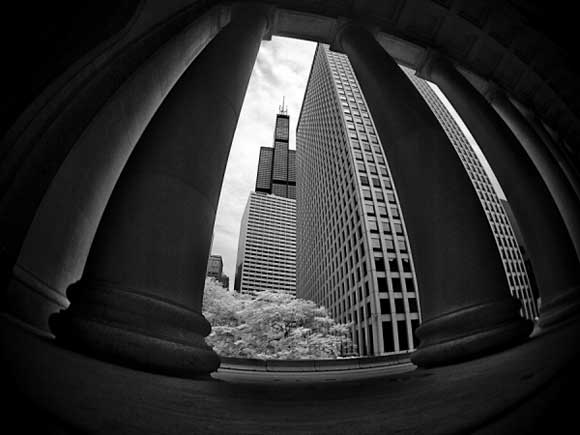
%> input picture practica_0/columnas.jpg, 580 x 435 px
$ octave ecualizacion_imagenBordes.m   (GNU Octave 9; MATLAB toolbox functions it lacks are replaced by stand-ins)
%> lines starting %> are read from the running program, lines starting %| are printed output that depends on the picture
I = imread('columnas.jpg'); % Leer la imagen original
%> I is the input picture: size 435x580x3 uint8; min 0, max 255, mean 46.6
I = rgb2gray(I); % Convertir la imagen a escala de grises
%> I: size 435x580 uint8
I = histeq(I); % Ecualizar el histograma de la imagen
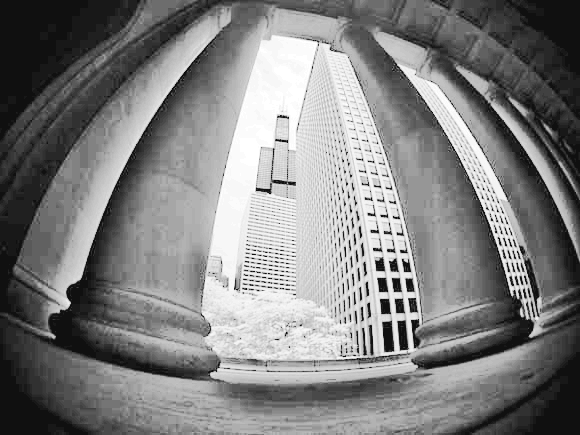
%> I: size 435x580 uint8; min 16, max 255, mean 128
imshow(I); % Mostrar la imagen ecualizada

B = edge(I, 'canny'); % Detectar bordes usando el operador Canny
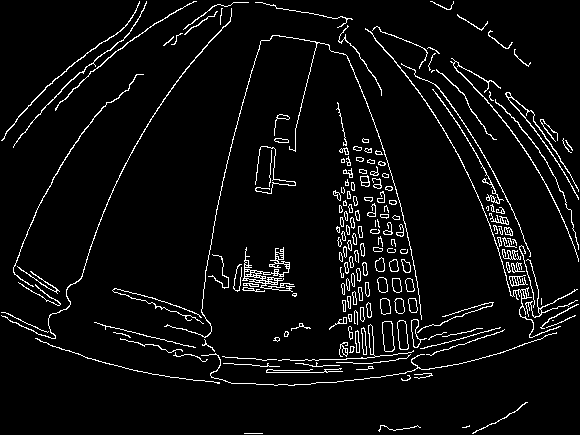
%> B: size 435x580 logical; 5.2% white in thin lines or dots
figure;
imshow(B); % Mostrar los bordes detectados

R = double(I)/255 + 0.1 * double(B); % Combinar la imagen ecualizada con los bordes detectados
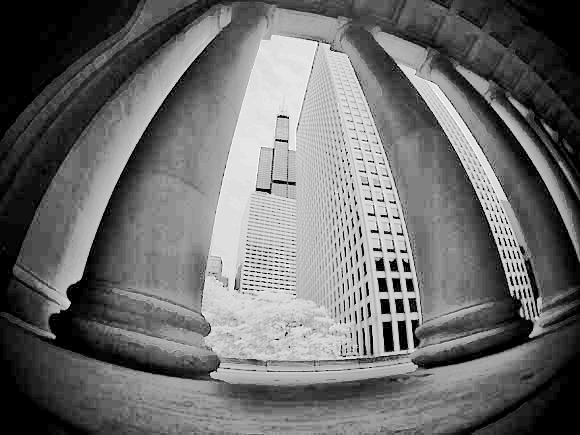
%> R: size 435x580 double; min 0.0627, max 1.1, mean 0.507; drawn with min black and max white
figure;
imshow(R); % Mostrar la imagen resultante

$ run again, with practica_0/Colores.jpg copied over practica_0/columnas.jpg
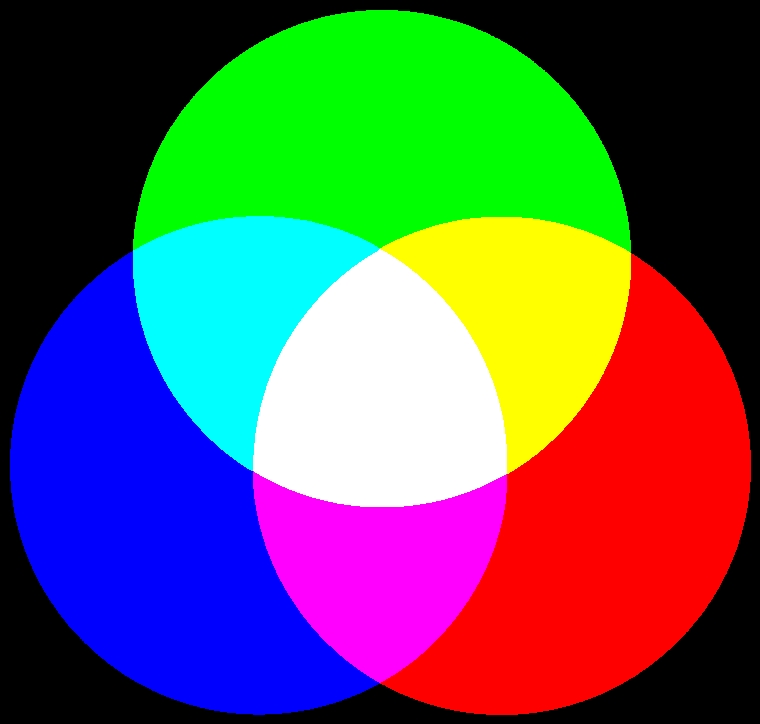
%> input picture practica_0/Colores.jpg, 760 x 724 px
%> I is the input picture: size 724x760x3 uint8; mean R, G, B 90.2, 90.3, 90.3
%> `B = edge(I, 'canny');`:
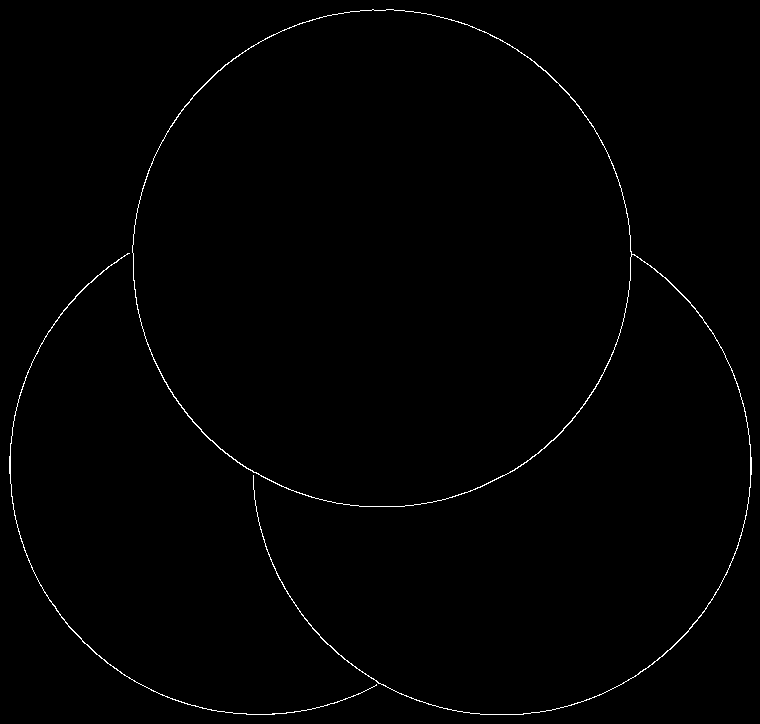
%> B: size 724x760 logical; 0.7% white in thin lines or dots
%> `R = double(I)/255 + 0.1 * double(B);`:
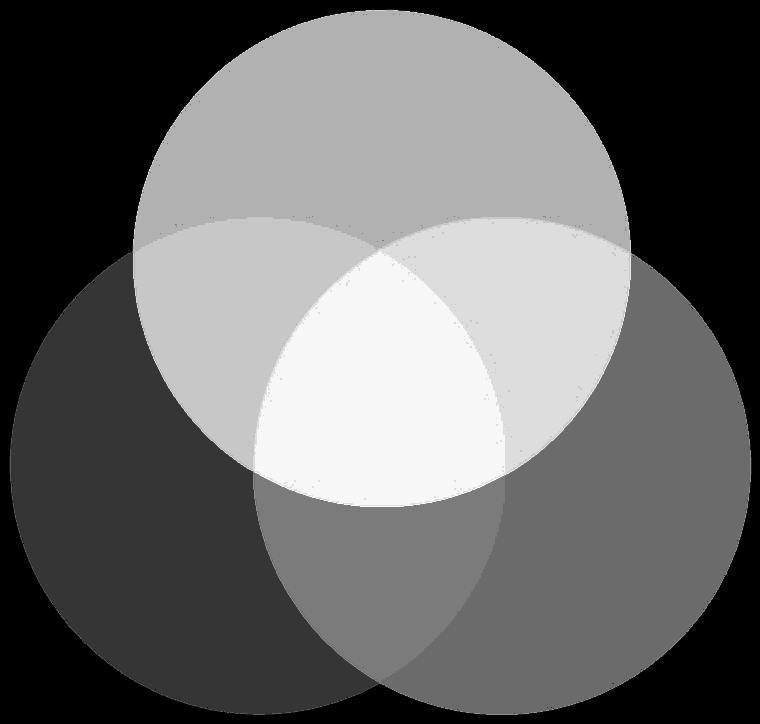
%> R: size 724x760 double; min 0.271, max 1.02, mean 0.577; drawn with min black and max white
